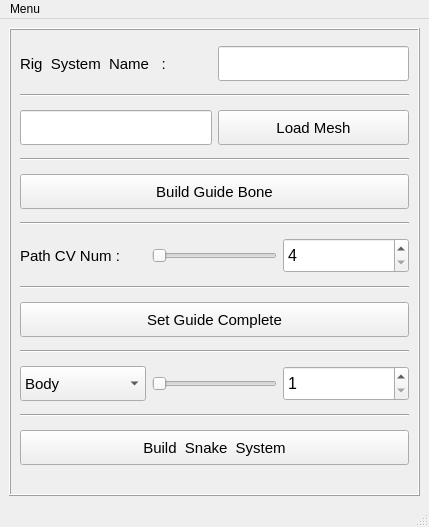
<?xml version="1.0" encoding="UTF-8"?>
<ui version="4.0">
 <class>snakeUI</class>
 <widget class="QMainWindow" name="snakeUI">
  <property name="geometry">
   <rect>
    <x>0</x>
    <y>0</y>
    <width>429</width>
    <height>527</height>
   </rect>
  </property>
  <property name="windowTitle">
   <string>Snake RigPlugin</string>
  </property>
  <widget class="QWidget" name="centralwidget">
   <layout class="QVBoxLayout" name="verticalLayout">
    <item>
     <widget class="QFrame" name="frame">
      <property name="frameShape">
       <enum>QFrame::Box</enum>
      </property>
      <property name="frameShadow">
       <enum>QFrame::Raised</enum>
      </property>
      <layout class="QVBoxLayout" name="verticalLayout_2">
       <item>
        <layout class="QHBoxLayout" name="horizontalLayout" stretch="1,1">
         <item>
          <widget class="QLabel" name="system_name_label">
           <property name="maximumSize">
            <size>
             <width>16777215</width>
             <height>35</height>
            </size>
           </property>
           <property name="font">
            <font>
             <pointsize>11</pointsize>
            </font>
           </property>
           <property name="text">
            <string>Rig  System  Name   :</string>
           </property>
          </widget>
         </item>
         <item>
          <widget class="QLineEdit" name="system_name_text">
           <property name="maximumSize">
            <size>
             <width>16777215</width>
             <height>35</height>
            </size>
           </property>
           <property name="font">
            <font>
             <pointsize>11</pointsize>
            </font>
           </property>
          </widget>
         </item>
        </layout>
       </item>
       <item>
        <widget class="Line" name="line">
         <property name="orientation">
          <enum>Qt::Horizontal</enum>
         </property>
        </widget>
       </item>
       <item>
        <layout class="QHBoxLayout" name="horizontalLayout_2" stretch="1,1">
         <item>
          <widget class="QLineEdit" name="meshName_text">
           <property name="maximumSize">
            <size>
             <width>16777215</width>
             <height>35</height>
            </size>
           </property>
           <property name="font">
            <font>
             <pointsize>11</pointsize>
            </font>
           </property>
           <property name="readOnly">
            <bool>true</bool>
           </property>
          </widget>
         </item>
         <item>
          <widget class="QPushButton" name="loadMesh_btn">
           <property name="maximumSize">
            <size>
             <width>16777215</width>
             <height>35</height>
            </size>
           </property>
           <property name="font">
            <font>
             <pointsize>11</pointsize>
            </font>
           </property>
           <property name="text">
            <string>Load Mesh</string>
           </property>
          </widget>
         </item>
        </layout>
       </item>
       <item>
        <widget class="Line" name="line_2">
         <property name="orientation">
          <enum>Qt::Horizontal</enum>
         </property>
        </widget>
       </item>
       <item>
        <widget class="QPushButton" name="build_guide_joint_btn">
         <property name="maximumSize">
          <size>
           <width>16777215</width>
           <height>35</height>
          </size>
         </property>
         <property name="font">
          <font>
           <pointsize>11</pointsize>
          </font>
         </property>
         <property name="text">
          <string>Build Guide Bone</string>
         </property>
        </widget>
       </item>
       <item>
        <widget class="Line" name="line_10">
         <property name="orientation">
          <enum>Qt::Horizontal</enum>
         </property>
        </widget>
       </item>
       <item>
        <layout class="QHBoxLayout" name="horizontalLayout_5" stretch="1,1,1">
         <item>
          <widget class="QLabel" name="label">
           <property name="maximumSize">
            <size>
             <width>16777215</width>
             <height>35</height>
            </size>
           </property>
           <property name="font">
            <font>
             <pointsize>11</pointsize>
            </font>
           </property>
           <property name="text">
            <string>Path CV Num :</string>
           </property>
          </widget>
         </item>
         <item>
          <widget class="QSlider" name="path_cv_Slider">
           <property name="maximumSize">
            <size>
             <width>16777215</width>
             <height>35</height>
            </size>
           </property>
           <property name="minimum">
            <number>4</number>
           </property>
           <property name="maximum">
            <number>50</number>
           </property>
           <property name="orientation">
            <enum>Qt::Horizontal</enum>
           </property>
          </widget>
         </item>
         <item>
          <widget class="QSpinBox" name="path_cv_spinBox">
           <property name="maximumSize">
            <size>
             <width>16777215</width>
             <height>35</height>
            </size>
           </property>
           <property name="font">
            <font>
             <pointsize>12</pointsize>
            </font>
           </property>
           <property name="minimum">
            <number>4</number>
           </property>
           <property name="maximum">
            <number>50</number>
           </property>
          </widget>
         </item>
        </layout>
       </item>
       <item>
        <widget class="Line" name="line_7">
         <property name="orientation">
          <enum>Qt::Horizontal</enum>
         </property>
        </widget>
       </item>
       <item>
        <widget class="QPushButton" name="set_guide_successed_btn">
         <property name="maximumSize">
          <size>
           <width>16777215</width>
           <height>35</height>
          </size>
         </property>
         <property name="font">
          <font>
           <pointsize>11</pointsize>
          </font>
         </property>
         <property name="text">
          <string>Set Guide Complete</string>
         </property>
        </widget>
       </item>
       <item>
        <widget class="Line" name="line_9">
         <property name="orientation">
          <enum>Qt::Horizontal</enum>
         </property>
        </widget>
       </item>
       <item>
        <layout class="QHBoxLayout" name="horizontalLayout_4" stretch="1,1,1">
         <item>
          <widget class="QComboBox" name="body_neck_comboBox">
           <property name="maximumSize">
            <size>
             <width>16777215</width>
             <height>35</height>
            </size>
           </property>
           <property name="font">
            <font>
             <pointsize>11</pointsize>
            </font>
           </property>
           <item>
            <property name="text">
             <string>Body</string>
            </property>
           </item>
           <item>
            <property name="text">
             <string>Neck</string>
            </property>
           </item>
          </widget>
         </item>
         <item>
          <widget class="QSlider" name="body_neck_Slider">
           <property name="maximumSize">
            <size>
             <width>16777215</width>
             <height>35</height>
            </size>
           </property>
           <property name="minimum">
            <number>1</number>
           </property>
           <property name="maximum">
            <number>50</number>
           </property>
           <property name="orientation">
            <enum>Qt::Horizontal</enum>
           </property>
          </widget>
         </item>
         <item>
          <widget class="QSpinBox" name="body_neck_spinBox">
           <property name="maximumSize">
            <size>
             <width>16777215</width>
             <height>35</height>
            </size>
           </property>
           <property name="font">
            <font>
             <pointsize>12</pointsize>
            </font>
           </property>
           <property name="minimum">
            <number>1</number>
           </property>
           <property name="maximum">
            <number>50</number>
           </property>
          </widget>
         </item>
        </layout>
       </item>
       <item>
        <widget class="Line" name="line_8">
         <property name="orientation">
          <enum>Qt::Horizontal</enum>
         </property>
        </widget>
       </item>
       <item>
        <widget class="QPushButton" name="buildRig_btn">
         <property name="maximumSize">
          <size>
           <width>16777215</width>
           <height>35</height>
          </size>
         </property>
         <property name="font">
          <font>
           <pointsize>11</pointsize>
          </font>
         </property>
         <property name="text">
          <string>Build  Snake  System</string>
         </property>
        </widget>
       </item>
      </layout>
     </widget>
    </item>
   </layout>
  </widget>
  <widget class="QMenuBar" name="menubar">
   <property name="geometry">
    <rect>
     <x>0</x>
     <y>0</y>
     <width>429</width>
     <height>26</height>
    </rect>
   </property>
   <widget class="QMenu" name="menuMenu">
    <property name="title">
     <string>Menu</string>
    </property>
    <addaction name="separator"/>
    <addaction name="actionImport_Demo_Snake"/>
    <addaction name="separator"/>
    <addaction name="actionImportSnakeRig"/>
    <addaction name="separator"/>
    <addaction name="actionReload_Plugin_Code"/>
   </widget>
   <addaction name="menuMenu"/>
  </widget>
  <widget class="QStatusBar" name="statusbar"/>
  <action name="actionImport_Demo_Snake">
   <property name="text">
    <string>Import  Snake Mesh</string>
   </property>
  </action>
  <action name="actionImportSnakeRig">
   <property name="text">
    <string>Import Snake Rig</string>
   </property>
  </action>
  <action name="actionReload_Plugin_Code">
   <property name="text">
    <string>Reload Plugin Code</string>
   </property>
  </action>
 </widget>
 <resources/>
 <connections/>
</ui>
